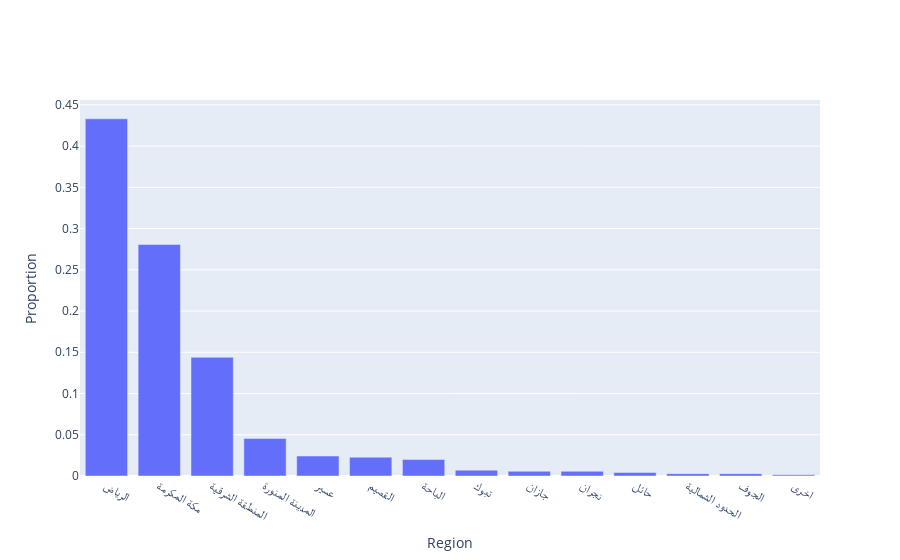

The notebook cell saved with this chart:
### Markdown cell above
**Categorical & numerical --> (scatter plot, histogram, box plot)**

### Code cell
# 1.  What proportion of job postings is attributed to each region within the kingdom?
Rcounts = df['region'].value_counts()

region_proportions = Rcounts / Rcounts.sum()

fig = go.Figure(data=[go.Bar(x=region_proportions.index, y=region_proportions.values)])


fig.update_layout(xaxis_title='Region',yaxis_title='Proportion')

fig.show()

### Figure 1 — Plotly figure (JSON) as saved in the notebook; plotly's stock layout.template omitted (floating-point values rounded to 4 significant figures)
{"data": [{"type": "bar", "x": ["الرياض", "مكة المكرمة", "المنطقة الشرقية", "المدينة المنورة", "عسير", "القصيم", "الباحة", "تبوك", "جازان", "نجران", "حائل", "الحدود الشمالية", "الجوف", "اخرى"], "y": [0.433, 0.2806, 0.1439, 0.04558, 0.02422, 0.02279, 0.01994, 0.007123, 0.005698, 0.005698, 0.004274, 0.002849, 0.002849, 0.001425]}], "layout": {"xaxis": {"title": {"text": "Region"}}, "yaxis": {"title": {"text": "Proportion"}}}}
